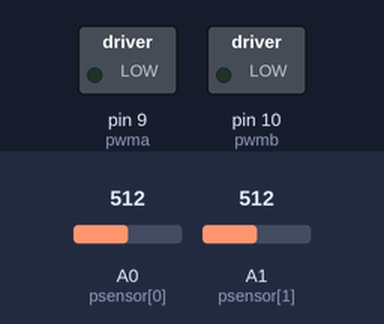
This sketch was run on a simulated Arduino Uno, built with avr-gcc and run on an emulated ATmega328P. Parts: switched loads named in the sketch (green lamp = pin HIGH). The test bench sets the inputs (shaded band); at power-on: A0 (psensor[0]) = 512, A1 (psensor[1]) = 512.

Above: at 1.2 s.
1.3 s: A0 (psensor[0]) set to 530
At 2.4 s:
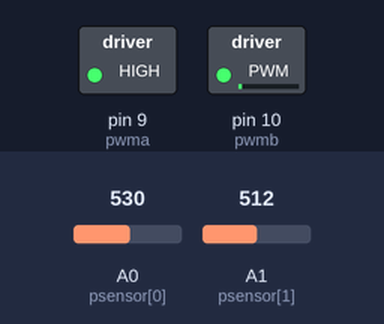
2.8 s: A1 (psensor[1]) set to 531
At 3.5 s:
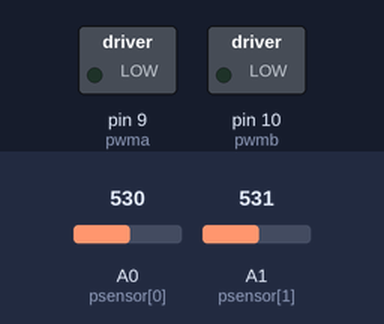
4.3 s: A0 (psensor[0]) set to 511
At 4.7 s:
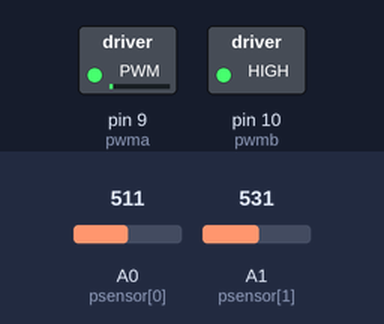
5.8 s: A1 (psensor[1]) set to 306
At 7.0 s:
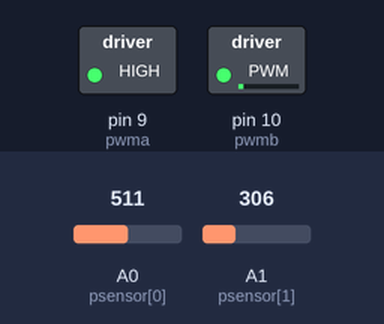
7.3 s: A0 (psensor[0]) set to 1023
At 8.1 s:
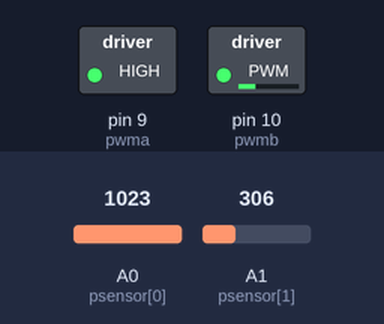
Timing chart, 0 to 9.8 s (numbered marks = the images above; inputs shaded):
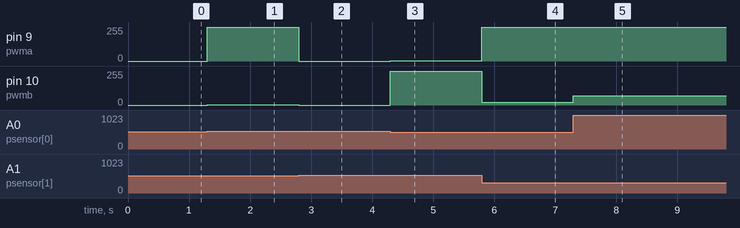

The sketch:

Line-Follower.ino
```cpp
//===========================================================================TODOS OS VALORES SÃO DEMONSTRATIVOS===============================================================================


int in1 = 5;       //definição das portas dos motores (baseando em microdriver de motor padrão)
int in2 = 6;
int in3 = 7;
int in4 = 8;

int pwma = 9;     //força motor direita
int pwmb = 10;    //força motor esquerda

int movimento[] = {1, 2, 3, 4, 5};                      //reto = 1 esq = 2 dir = 3 tras = 4 parar = 5


int sensor[] = {0, 1};      //leitura sensores
int psensor[] = {A0, A1};   //portas sensores


int erro;
int integral;
int derivado;
int lasterro;
int turn;

void setup() {

Serial.begin(9600);

pinMode(psensor[0], INPUT);
pinMode(psensor[1], INPUT);

}

void loop() {

pid(1, 0, 0);              //faz as contas do pid


}
```

motores.ino
```cpp
void mover (int direcao, int forca1, int forca2){

if (direcao == movimento[0]){                                      //andaria para frente, por exemplo

digitalWrite(in1, HIGH);
digitalWrite(in2, LOW);
digitalWrite(in3, LOW);
digitalWrite(in4, HIGH);

analogWrite(pwma, forca1);
analogWrite(pwmb, forca2);

}

else if (direcao == movimento[1]){                                 //esquerda

digitalWrite(in1, HIGH);
digitalWrite(in2, LOW);
digitalWrite(in3, HIGH);
digitalWrite(in4, LOW);

analogWrite(pwma, forca1);
analogWrite(pwmb, forca2);

}


else if (direcao == movimento[2]){                                 //direita

digitalWrite(in1, LOW);
digitalWrite(in2, HIGH);
digitalWrite(in3, LOW);
digitalWrite(in4, HIGH);

analogWrite(pwma, forca1);
analogWrite(pwmb, forca2);

}

else if (direcao == movimento[3]){                                 //tras

digitalWrite(in1, LOW);
digitalWrite(in2, HIGH);
digitalWrite(in3, HIGH);
digitalWrite(in4, LOW);

analogWrite(pwma, forca1);
analogWrite(pwmb, forca2);

}

else if (direcao == movimento[4]){                                 //parar

digitalWrite(in1, HIGH);
digitalWrite(in2, HIGH);
digitalWrite(in3, HIGH);
digitalWrite(in4, HIGH);

analogWrite(pwma, forca1);
analogWrite(pwmb, forca2);

  }

}
```

pid.ino
```cpp
void pid (int kp, int kd, int ki){

atsensor();               //void atualiza sensores na aba sensores


//---------------------------------------------------------------------------------------------------------------------------------------------------------calculos

                                      //O proporcional é o coração do segue linha e muitas vezes é usado individualmente.
erro = sensor[0] - sensor[1];         //O cálculo do erro provém da diferença de sensores, permitindo, assim, identificar a posição do robo em relação a linha
kp = kp* erro;                        //e corrigi-lo de acordo com a necessidade.


integral = integral + erro;           //No integral, somamos todos os erros em busca de eliminar as leituras acumuladas nos sensores.
ki = ki* integral;                    //Utilizando o ki como coeficiente de tempo.


derivado = erro - lasterro;           //no derivado, a ideia é comparar o erro atual com o anterior, prevendo o próximo movimento e suavizando a correção
kd = kd* derivado;                    //ps.       precisamos no final de toda a lógica, tornar o erro atual em erro anterior, assim, na nova leitura, comparamos ambos.


turn = kp + ki + kd;                  // ao fim do calculo, somamos todos os resultados, qual será aplicado nos motores para a correção acertiva.
//soma


turn = abs(turn);                     //garante que o valor vai ser positivo


//------------------------------------------------------------------------------execução dos movimentos

if (erro >= 0) {            //significa que o valor do sensor da esquerda é maior que o da direita, ou seja, o robo está à esquerda da linha

  mover (2, 0 - turn, turn);       //primeiro valor: configura o robo para a direita | segundo valor: força motor da esquerda | terceiro valor: força motor da direita

  }

else if (erro < 0){         //siginica que o valor do sensor da direita é maior que o da esquerda, ou seja, o robo está à direita da linha

  mover (1, turn, 0 - turn);       //primeiro valor: configura o robo para a esquerda | segundo valor: força motor da esquerda | terceiro valor: força motor da direita

  }

erro = lasterro;

}
```

sensores.ino
```cpp
void atsensor(){        //mapeia a leitura dos sensore p/ trabalharmos com, além de valores mais parecidos entre eles, valores mais fáceis de manipular e testar.

sensor[0] = map(analogRead(psensor[0]), 0, 1023, 0, 100);  //mapeia o sensor da esquerda
sensor[1] = map(analogRead(psensor[1]), 0, 1023, 0, 100);  //mapeia o sensor da direita


  }
```

Measured:
- the behaviour switches between 521 and 522 on A0 (psensor[0]) (found by bisection; images 0 and 1)
- the behaviour switches between 521 and 522 on A1 (psensor[1]) (found by bisection; images 1 and 2)
- after the input at 1.3 s, pin 9 (pwma): 0/255 → 255/255 at once; pin 10 (pwmb): 0/255 → 1/255 at once
- after the input at 2.8 s, pin 9 (pwma): 255/255 → 0/255 at once; pin 10 (pwmb): 1/255 → 0/255 at once
- after the input at 4.3 s, pin 9 (pwma): 0/255 → 2/255 at once; pin 10 (pwmb): 0/255 → 255/255 at once
- after the input at 5.8 s, pin 9 (pwma): 2/255 → 255/255 at once; pin 10 (pwmb): 255/255 → 20/255 at once
- after the input at 7.3 s, pin 10 (pwmb): 20/255 → 71/255 at once
